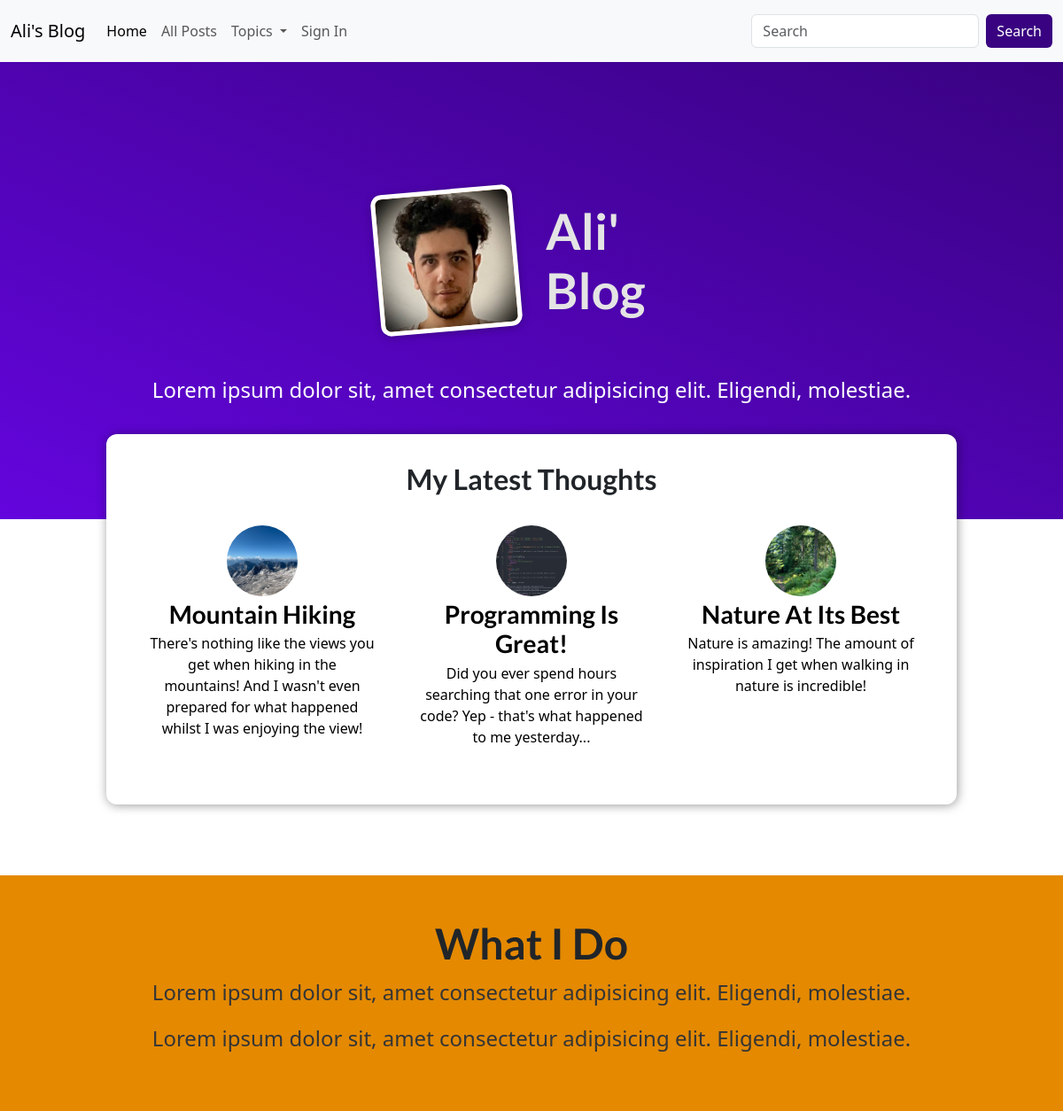
The app's page /, older data.
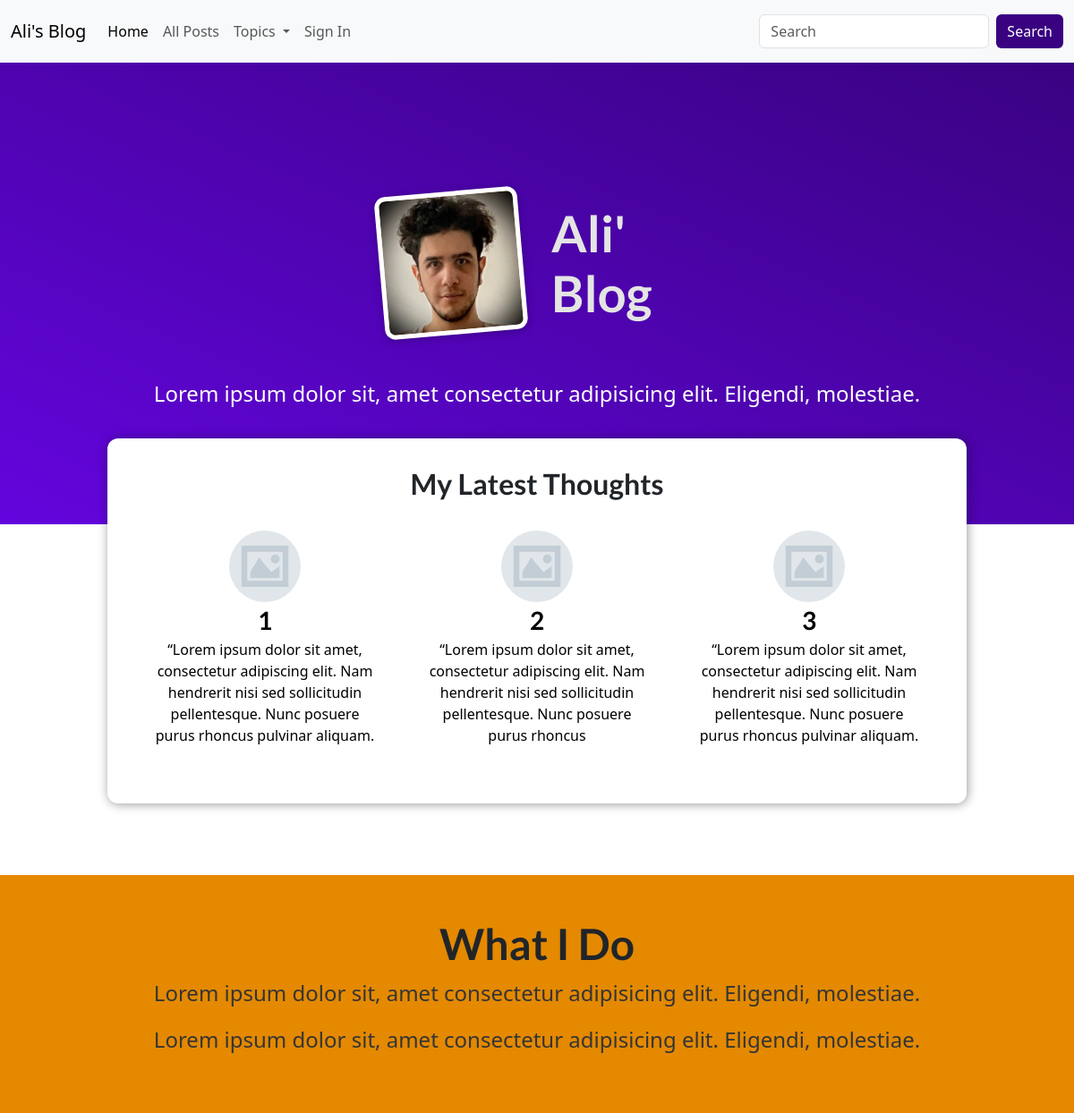
The same page, newer data.
### blog/models.py (models this page shows, shortened)
class Post(models.Model):
    title = models.CharField(max_length = 50)
    excerpt = models.CharField(max_length= 200)
    image = models.ImageField(upload_to = 'posts', null = True, default = 'posts/default_post_image.jpg')
    date = models.DateField(auto_now = True)
    slug = models.SlugField(unique=True) #db_index = True is here by default, we don't have to add it.(it is use to make quering the data more efficient)
    content = models.TextField(validators = [MinLengthValidator(10)])
    author = models.ForeignKey(Author, on_delete= models.SET_NULL, related_name = 'posts', null = True)
    tag = models.ManyToManyField(Tag)

### blog/views.py (the view)
# urls.py: path('', views.LatestPostsView.as_view(), name = 'homepage'),
class LatestPostsView(TemplateView): #My Approach
    template_name = 'blog/index.html'
    all_posts = Post.objects.all().order_by('-date')[:3]
    def get_context_data(self, **kwargs):
        context =  super().get_context_data(**kwargs)
        context['posts'] = self.all_posts
        return context

### blog/templates/blog/index.html (shortened to what this page needs)
{% extends 'base.html' %}
{% load static %}
{% block css %}
  <link rel = 'stylesheet' href = '{% static 'blog/post.css'%}'>
  <link rel = 'stylesheet' href = '{% static 'blog/index.css'%}'>
  <link rel="stylesheet" media = "screen and (min-width:651px) and (max-width:768px)" href="{% static 'blog/tablet.css' %}">
  <link rel="stylesheet" media = "screen and (min-width:501px) and (max-width:650px)" href="{% static 'blog/mini-tablet.css' %}">
  <link rel="stylesheet" media = "screen and (max-width:500px)" href="{% static 'blog/smartphone.css' %}">
{% endblock %}
 {% block content %}
    <section id = 'welcome'>
      <header>
        <img src = '{% static 'blog/images/me.jpg' %}' alt = 'Ali - The Author Of This BLog'>
        <h2 class = "welcome-header">Ali' Blog</h2>
      </header>
      <p>Lorem ipsum dolor sit, amet consectetur adipisicing elit. Eligendi, molestiae.</P>
    </section>
    <section id= 'latest-posts'>
      <h2>My Latest Thoughts</h2>
      <ul>
        {% for post in posts %}
          {% include 'blog/includes/post.html'%}
        {% endfor %}
      </ul>
    </section>
    <section id = 'about'>
      <h2> What I Do</h2>
      <p>
        Lorem ipsum dolor sit, amet consectetur adipisicing elit. Eligendi, molestiae.
      </p>
      <p>
        Lorem ipsum dolor sit, amet consectetur adipisicing elit. Eligendi, molestiae.
      </p>
    </section>
    {% endblock %}

### templates/base.html (shortened to what this page needs)
{% load static %}
{% load bootstrap5 %}
{% bootstrap_css %}
<!DOCTYPE html>
<html lang="en">
<head>
    <link rel="stylesheet" href="{% static 'app.css'%}">
    {% block css %}{% endblock %}
</head>
<body>
    <nav class="navbar navbar-expand-lg navbar-light bg-light">
        <div class="container-fluid">
            <a class="navbar-brand" href="{% url 'homepage' %}">Ali's Blog</a>
            <div class="collapse navbar-collapse" id="navbarSupportedContent">
                <ul class="navbar-nav me-auto mb-2 mb-lg-0">
                    <li class="nav-item">
                        <a class="nav-link active" aria-current="page" href="{% url 'homepage' %}">Home</a>
                    </li>
                    <li class="nav-item">
                        <a class="nav-link" href="{% url 'posts' %}">All Posts</a>
                    </li>
                    <li class="nav-item dropdown">
                    <a class="nav-link dropdown-toggle" href="#" id="navbarDropdown" role="button" data-bs-toggle="dropdown" aria-expanded="false">
                        Topics
                    </a>
                    <li class="nav-item">
                        <a class="nav-link" href="#">Sign In</a>
                    </li>
            </ul>
            <form class="d-flex" action="{% url 'posts' %}" method="get">
                <input class="form-control me-2" type="search" value="{{search_query}}" placeholder="Search" aria-label="Search" name="search_query">
                <button class="btn btn-outline-success" type="submit" style="height:2.4rem;">Search</button>
            </form>
        </div>
  </div>
</nav>
{% block content %}
{% endblock %}
</body>
</html>

### blog/templates/blog/includes/post.html
<li>
    <article class = 'post'>
        <a href = '{% url 'post' post.slug %}'>
        <img src = '{{ post.image.url }}' alt = '{{ post.title }}'>
        <div class = 'post_content'>
            <h3>{{post.title}}</h3>
            <p>
                {{ post.excerpt}}
            </p>
        </div>
        </a>
    </article>
</li>

### static/app.css (style rules this page uses)
* { box-sizing: border-box; }
html { font-family: 'Open Sans', 'Lato', sans-serif; }
body { margin: 0; }
h1, h2, h3 { font-family: 'Lato', sans-serif; font-weight: bold; }

### blog/static/blog/post.css (style rules this page uses)
.post { display: flex; flex-direction: column; align-items: center; text-align: center; }
.post a { text-decoration: none; color: black; transition: all 0.2s ease; padding: 1rem; }
.post img { width: 5rem; height: 5rem; object-fit: cover; border-radius: 50%; }
.post h3 { margin: 0.25rem 0; }

### blog/static/blog/index.css (style rules this page uses)
#welcome { background: linear-gradient(to right top, #6305dd, #390281); padding: 6rem 12%; }
#welcome header { display: flex; align-items: center; margin: 3rem auto; justify-content: center; }
#welcome img { width: 10rem; height: 10rem; object-fit: cover; object-position: top; border: 5px solid white; border-radius: 12px; background-color: #ffe1bf; transform: rotateZ(-5deg); box-shadow: 0 2px 8px rgba(0, 0, 0, 0.25); }
#welcome h2 { font-size: 3.5rem; margin: 0 0 0 2rem; color: #e4e4e4; width: 10rem; }
#welcome p { color: white; font-size: 1.5rem; text-align: center; margin-bottom: 2rem; }
#latest-posts { background-color: white; padding: 2rem; border-radius: 12px; width: 60rem; margin: -6rem auto 2rem auto; box-shadow: 1px 1px 12px rgba(0, 0, 0, 0.4); }
#latest-posts h2 { text-align: center; margin-bottom: 1rem; }
#latest-posts ul { list-style: none; margin: 0; padding: 0; display: flex; gap: 1rem; }
#latest-posts li { flex: 1; }
#about { text-align: center; padding: 3rem; background-color: #e48900; margin-top: 5rem; }
#about h2 { font-size: 3rem; }
#about p { font-size: 1.5rem; color: #353535; }

### blog/static/blog/tablet.css (style rules this page uses)
#latest-posts h2 { width: 100%; }
#latest-posts ul { display: flex; flex-direction: column; width: 100%; }
#latest-posts ul li { border-bottom:1px dotted #ccc; }
#latest-posts ul li:last-of-type { border:none; }

### blog/static/blog/mini-tablet.css (style rules this page uses)
#latest-posts { margin-top: 5rem; width: 80%; }
#latest-posts h2 { width: 100%; }
#latest-posts ul { display: flex; flex-direction: column; width: 100%; }
#latest-posts ul li { border-bottom:1px dotted #ccc; }
#latest-posts ul li:last-of-type { border:none; }

### blog/static/blog/smartphone.css (style rules this page uses)
body { display: flex; flex-direction: column; }
#latest-posts { margin-top: 5rem; width: 80%; }
#latest-posts h2 { width: 100%; }
#latest-posts ul { display: flex; flex-direction: column; width: 100%; }
#latest-posts ul li { border-bottom:1px dotted #ccc; }
#latest-posts ul li:last-of-type { border:none; }
#welcome { display: flex; flex-direction: column; justify-content: center; align-items: center; }
.welcome-header { display: none; }

### templates/base.html (style rules this page uses)
.navbar { padding:0; }
.d-flex { height: 100%; margin-top: 1rem; }
.d-flex button { background-color: #390281; color:white; outline: #390281; border: none; }

Row changes from the older to the newer data that the page shows:
no longer on this page (row unchanged): Post: image (picture), title "Mountain Hiking", excerpt "There's nothing like the views you get when hiking in the mountains! And I wasn't even prepared for what happened whilst I was enjoying the view!"
no longer on this page (row unchanged): Post: image (picture), title "Programming Is Great!", excerpt "Did you ever spend hours searching that one error in your code? Yep - that's what happened to me yesterday..."
no longer on this page (row unchanged): Post: image (picture), title "Nature At Its Best", excerpt "Nature is amazing! The amount of inspiration I get when walking in nature is incredible!"
added Post: image (placeholder picture), title "1", excerpt "“Lorem ipsum dolor sit amet, consectetur adipiscing elit. Nam hendrerit nisi sed sollicitudin pellentesque. Nunc posuere purus rhoncus pulvinar aliquam."
added Post: image (placeholder picture), title "2", excerpt "“Lorem ipsum dolor sit amet, consectetur adipiscing elit. Nam hendrerit nisi sed sollicitudin pellentesque. Nunc posuere purus rhoncus"
added Post: image (placeholder picture), title "3", excerpt "“Lorem ipsum dolor sit amet, consectetur adipiscing elit. Nam hendrerit nisi sed sollicitudin pellentesque. Nunc posuere purus rhoncus pulvinar aliquam."
